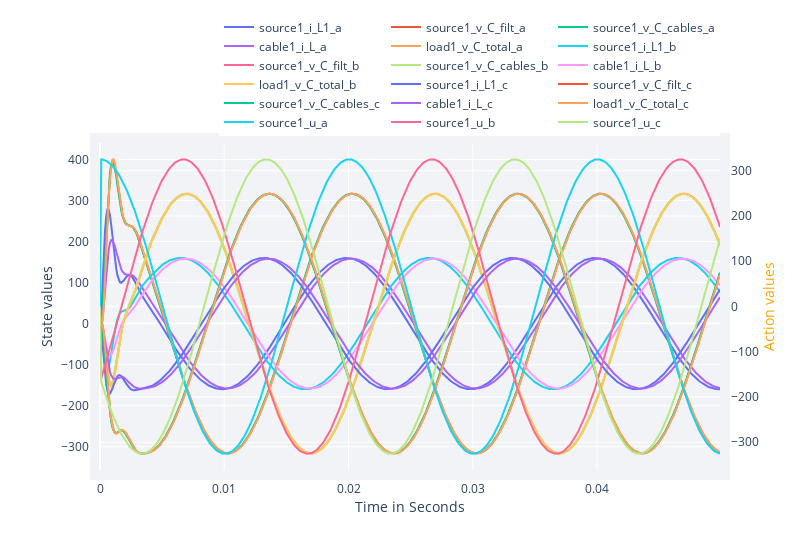

The notebook cell this image was saved under:
### Markdown cell above
## AC-grid example
To run an A-grid where for example the source created a sin-wave with a frequency of `env.nc.parameters["grid"]["f_grid"]` just the control mode has to be changed:

### Code cell
CM = [0. 1.
    -1. 0.]


parameters = Dict{Any, Any}(
        "source" => Any[
                        Dict{Any, Any}("pwr" => S_source, "control_type" => "classic", "mode" => "Swing", "fltr" => "LC", "i_limit" => 1e4, "v_limit" => 1e4,),
                        ],
        "load"   => Any[
                        Dict{Any, Any}("impedance" => "R", "R" => R_load)
                        ],
        "cable"   => Any[
                        Dict{Any, Any}("R" => 1e-3, "L" => 1e-4, "C" => 1e-4),
                        ],
        "grid" => Dict{Any, Any}("fs"=>1e4, "phase"=>3, "v_rms"=>230, "f_grid" => 50, "ramp_end"=>0.0)
    )

env = SimEnv(CM = CM, parameters = parameters)

hook = DataHook(collect_state_ids = env.state_ids,
                collect_action_ids = env.action_ids
                #collect_sources  = [1]  # alternative
                )

Power_System_Dynamics(env, hook, num_episodes = 1)

plot_hook_results(hook = hook, 
                    episode = 1,
                    states_to_plot  = env.state_ids,  
                    actions_to_plot = env.action_ids)

### Figure 1 — Plotly figure (JSON) as saved in the notebook; plotly's stock layout.template omitted (floating-point values rounded to 4 significant figures; data arrays with more than 128 entries replaced by an {"elided": "..."} marker saying what was removed)
{"data": [{"mode": "lines", "name": "source1_i_L1_a", "type": "scatter", "x": {"elided": "500 float values"}, "y": {"elided": "500 float values"}}, {"mode": "lines", "name": "source1_v_C_filt_a", "type": "scatter", "x": {"elided": "500 float values"}, "y": {"elided": "500 float values"}}, {"mode": "lines", "name": "source1_v_C_cables_a", "type": "scatter", "x": {"elided": "500 float values"}, "y": {"elided": "500 float values"}}, {"mode": "lines", "name": "cable1_i_L_a", "type": "scatter", "x": {"elided": "500 float values"}, "y": {"elided": "500 float values"}}, {"mode": "lines", "name": "load1_v_C_total_a", "type": "scatter", "x": {"elided": "500 float values"}, "y": {"elided": "500 float values"}}, {"mode": "lines", "name": "source1_i_L1_b", "type": "scatter", "x": {"elided": "500 float values"}, "y": {"elided": "500 float values"}}, {"mode": "lines", "name": "source1_v_C_filt_b", "type": "scatter", "x": {"elided": "500 float values"}, "y": {"elided": "500 float values"}}, {"mode": "lines", "name": "source1_v_C_cables_b", "type": "scatter", "x": {"elided": "500 float values"}, "y": {"elided": "500 float values"}}, {"mode": "lines", "name": "cable1_i_L_b", "type": "scatter", "x": {"elided": "500 float values"}, "y": {"elided": "500 float values"}}, {"mode": "lines", "name": "load1_v_C_total_b", "type": "scatter", "x": {"elided": "500 float values"}, "y": {"elided": "500 float values"}}, {"mode": "lines", "name": "source1_i_L1_c", "type": "scatter", "x": {"elided": "500 float values"}, "y": {"elided": "500 float values"}}, {"mode": "lines", "name": "source1_v_C_filt_c", "type": "scatter", "x": {"elided": "500 float values"}, "y": {"elided": "500 float values"}}, {"mode": "lines", "name": "source1_v_C_cables_c", "type": "scatter", "x": {"elided": "500 float values"}, "y": {"elided": "500 float values"}}, {"mode": "lines", "name": "cable1_i_L_c", "type": "scatter", "x": {"elided": "500 float values"}, "y": {"elided": "500 float values"}}, {"mode": "lines", "name": "load1_v_C_total_c", "type": "scatter", "x": {"elided": "500 float values"}, "y": {"elided": "500 float values"}}, {"mode": "lines", "name": "source1_u_a", "type": "scatter", "x": {"elided": "500 float values"}, "y": {"elided": "500 float values"}, "yaxis": "y2"}, {"mode": "lines", "name": "source1_u_b", "type": "scatter", "x": {"elided": "500 float values"}, "y": {"elided": "500 float values"}, "yaxis": "y2"}, {"mode": "lines", "name": "source1_u_c", "type": "scatter", "x": {"elided": "500 float values"}, "y": {"elided": "500 float values"}, "yaxis": "y2"}], "layout": {"height": 550, "legend": {"orientation": "h", "x": 1, "xanchor": "right", "y": 1.02, "yanchor": "bottom"}, "margin": {"b": 80, "l": 100, "pad": 10, "r": 80, "t": 100}, "plot_bgcolor": "#f1f3f7", "width": 800, "xaxis": {"title": {"text": "Time in Seconds"}}, "yaxis": {"title": {"text": "State values"}}, "yaxis2": {"overlaying": "y", "side": "right", "title": "Action values", "titlefont": {"color": "orange"}}}}
